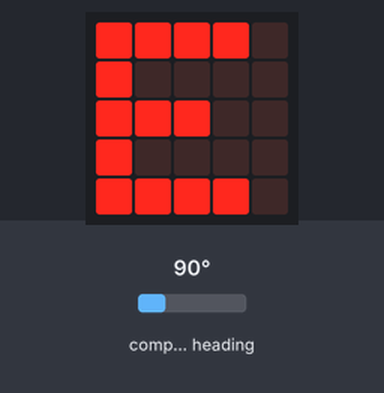
A program run on a simulated BBC micro:bit (MakeCode). Shown: the board's 5×5 LED display. Inputs (shaded band) come from the test bench; at power-on: compass heading 90°. The compass is already calibrated.

Above: at 1.2 s.
1.3 s: compass heading set to 50°
2.8 s: compass heading set to 40°
At 4.1 s:
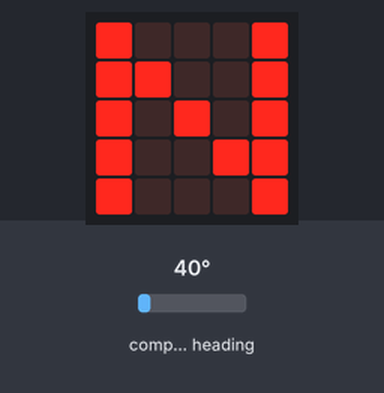
4.5 s: compass heading set to 180°
At 5.5 s:
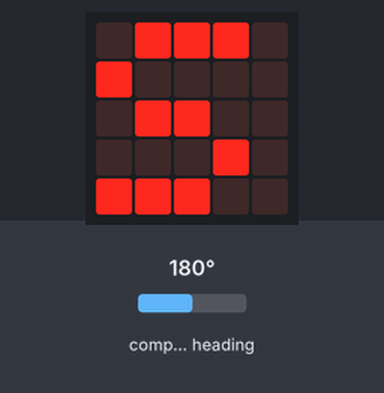
6.1 s: compass heading set to 220°
7.6 s: compass heading set to 227°
At 8.3 s:
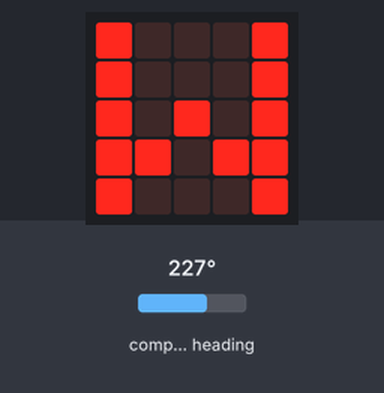
9.2 s: compass heading set to 7°
At 9.8 s:
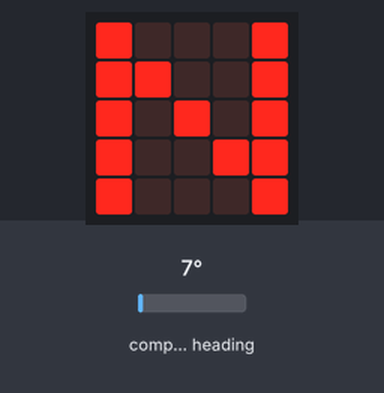
Timing chart, 0 to 11.7 s (numbered marks = the images above; inputs shaded):
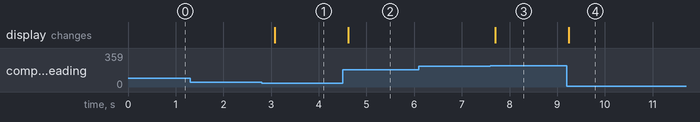

Measured:
- the behaviour switches between 45 and 44° on compass heading (found by bisection; images 0 and 1)
- the behaviour switches between 224 and 225° on compass heading (found by bisection; images 2 and 3)
- after the input at 1.3 s, every drawn part: stays the same
- after the input at 2.8 s, the display: changes after 0.28 s (image 1)
- after the input at 4.5 s, the display: changes after 0.12 s (image 2)
- after the input at 6.1 s, every drawn part: stays the same
- after the input at 7.6 s, the display: changes after 0.10 s (image 3)
- after the input at 9.2 s, the display: changes at once (image 4)

The program:

main.ts
```typescript
let degress = 0
basic.forever(function () {
    degress = input.compassHeading()
    if (degress < 45) {
        basic.showString("N")
    } else if (degress < 135) {
        basic.showString("E")
    } else if (degress < 225) {
        basic.showString("S")
    } else if (degress < 315) {
        basic.showString("W")
    } else {
        basic.showString("N")
    }
})
```

test.ts
```typescript
// aquí va el archivo "tests"; esto no se compilará cuando este paquete se utilice como una extensión.
```
